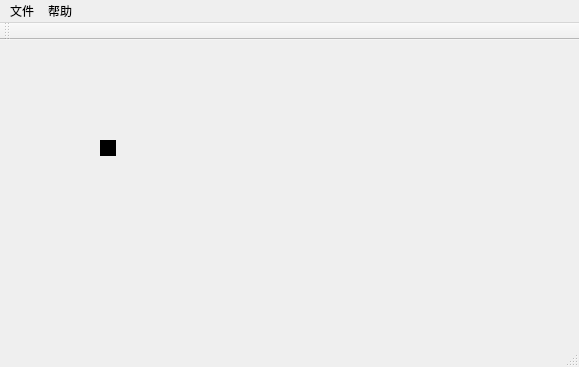
<?xml version="1.0" encoding="UTF-8"?>
<ui version="4.0">
 <class>MainWindow</class>
 <widget class="QMainWindow" name="MainWindow">
  <property name="geometry">
   <rect>
    <x>0</x>
    <y>0</y>
    <width>579</width>
    <height>367</height>
   </rect>
  </property>
  <property name="windowTitle">
   <string>MainWindow</string>
  </property>
  <widget class="QWidget" name="centralWidget">
   <widget class="QLabel" name="rdHead">
    <property name="geometry">
     <rect>
      <x>100</x>
      <y>100</y>
      <width>16</width>
      <height>16</height>
     </rect>
    </property>
    <property name="styleSheet">
     <string notr="true">background-color:rgb(0, 0, 0)</string>
    </property>
    <property name="text">
     <string/>
    </property>
   </widget>
   <widget class="QWidget" name="gridLayoutWidget">
    <property name="geometry">
     <rect>
      <x>10</x>
      <y>0</y>
      <width>561</width>
      <height>311</height>
     </rect>
    </property>
    <layout class="QGridLayout" name="moveRange"/>
   </widget>
  </widget>
  <widget class="QMenuBar" name="menuBar">
   <property name="geometry">
    <rect>
     <x>0</x>
     <y>0</y>
     <width>579</width>
     <height>22</height>
    </rect>
   </property>
   <widget class="QMenu" name="menuSnake">
    <property name="title">
     <string>文件</string>
    </property>
    <addaction name="separator"/>
    <addaction name="actionStart"/>
    <addaction name="actionExit"/>
   </widget>
   <widget class="QMenu" name="menu">
    <property name="title">
     <string>帮助</string>
    </property>
   </widget>
   <addaction name="menuSnake"/>
   <addaction name="menu"/>
  </widget>
  <widget class="QToolBar" name="mainToolBar">
   <attribute name="toolBarArea">
    <enum>TopToolBarArea</enum>
   </attribute>
   <attribute name="toolBarBreak">
    <bool>false</bool>
   </attribute>
  </widget>
  <widget class="QStatusBar" name="statusBar"/>
  <action name="actionStart">
   <property name="text">
    <string>start</string>
   </property>
  </action>
  <action name="actionExit">
   <property name="text">
    <string>exit</string>
   </property>
  </action>
 </widget>
 <layoutdefault spacing="6" margin="11"/>
 <resources/>
 <connections/>
</ui>
